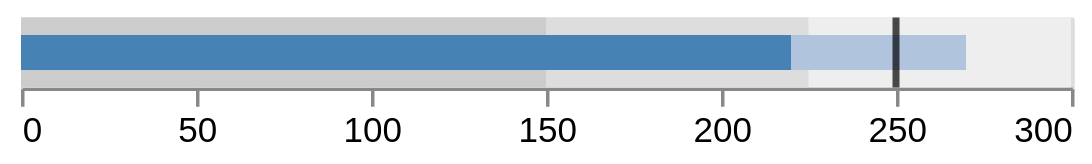

Vega-Lite specification for this chart:
### Vega specification from a JSON file in a GitHub repository (floating-point values rounded to 4 significant figures)
{"$schema": "https://vega.github.io/schema/vega/v5.json", "background": "white", "padding": 5, "width": 300, "height": 20, "style": "cell", "data": [{"name": "source_0", "values": [{"title": "Revenue", "subtitle": "US$, in thousands", "ranges": [150, 225, 300], "measures": [220, 270], "markers": [250]}]}, {"name": "data_0", "source": "source_0", "transform": [{"type": "formula", "expr": "datum[\"ranges\"] && datum[\"ranges\"][\"2\"]", "as": "ranges.2"}, {"type": "formula", "expr": "datum[\"ranges\"] && datum[\"ranges\"][\"1\"]", "as": "ranges.1"}, {"type": "formula", "expr": "datum[\"ranges\"] && datum[\"ranges\"][\"0\"]", "as": "ranges.0"}, {"type": "formula", "expr": "datum[\"measures\"] && datum[\"measures\"][\"1\"]", "as": "measures.1"}, {"type": "formula", "expr": "datum[\"measures\"] && datum[\"measures\"][\"0\"]", "as": "measures.0"}, {"type": "formula", "expr": "datum[\"markers\"] && datum[\"markers\"][\"0\"]", "as": "markers.0"}]}, {"name": "data_1", "source": "data_0", "transform": [{"type": "stack", "groupby": [], "field": "ranges\\.2", "sort": {"field": [], "order": []}, "as": ["ranges.2._start", "ranges.2._end"], "offset": "zero"}, {"type": "filter", "expr": "isValid(datum[\"ranges.2\"]) && isFinite(+datum[\"ranges.2\"])"}]}, {"name": "data_2", "source": "data_0", "transform": [{"type": "stack", "groupby": [], "field": "ranges\\.1", "sort": {"field": [], "order": []}, "as": ["ranges.1._start", "ranges.1._end"], "offset": "zero"}, {"type": "filter", "expr": "isValid(datum[\"ranges.1\"]) && isFinite(+datum[\"ranges.1\"])"}]}, {"name": "data_3", "source": "data_0", "transform": [{"type": "stack", "groupby": [], "field": "ranges\\.0", "sort": {"field": [], "order": []}, "as": ["ranges.0._start", "ranges.0._end"], "offset": "zero"}, {"type": "filter", "expr": "isValid(datum[\"ranges.0\"]) && isFinite(+datum[\"ranges.0\"])"}]}, {"name": "data_4", "source": "data_0", "transform": [{"type": "stack", "groupby": [], "field": "measures\\.1", "sort": {"field": [], "order": []}, "as": ["measures.1._start", "measures.1._end"], "offset": "zero"}, {"type": "filter", "expr": "isValid(datum[\"measures.1\"]) && isFinite(+datum[\"measures.1\"])"}]}, {"name": "data_5", "source": "data_0", "transform": [{"type": "stack", "groupby": [], "field": "measures\\.0", "sort": {"field": [], "order": []}, "as": ["measures.0._start", "measures.0._end"], "offset": "zero"}, {"type": "filter", "expr": "isValid(datum[\"measures.0\"]) && isFinite(+datum[\"measures.0\"])"}]}, {"name": "data_6", "source": "data_0", "transform": [{"type": "filter", "expr": "isValid(datum[\"markers.0\"]) && isFinite(+datum[\"markers.0\"])"}]}], "signals": [{"name": "height", "value": 20, "bind": {"input": "range", "min": 1, "max": 100, "step": 1}}, {"name": "innerBarSize", "update": "height/2"}], "marks": [{"name": "layer_0_marks", "type": "rect", "style": ["bar"], "from": {"data": "data_1"}, "encode": {"update": {"fill": {"value": "#eee"}, "ariaRoleDescription": {"value": "bar"}, "description": {"signal": "\"ranges[2]: \" + (format(datum[\"ranges.2\"], \"\"))"}, "x": {"scale": "x", "field": "ranges\\.2\\._end"}, "x2": {"scale": "x", "field": "ranges\\.2\\._start"}, "yc": {"signal": "height", "mult": 0.5}, "height": {"signal": "height"}}}}, {"name": "layer_1_marks", "type": "rect", "style": ["bar"], "from": {"data": "data_2"}, "encode": {"update": {"fill": {"value": "#ddd"}, "ariaRoleDescription": {"value": "bar"}, "description": {"signal": "\"ranges[1]: \" + (format(datum[\"ranges.1\"], \"\"))"}, "x": {"scale": "x", "field": "ranges\\.1\\._end"}, "x2": {"scale": "x", "field": "ranges\\.1\\._start"}, "yc": {"signal": "height", "mult": 0.5}, "height": {"signal": "height"}}}}, {"name": "layer_2_marks", "type": "rect", "style": ["bar"], "from": {"data": "data_3"}, "encode": {"update": {"fill": {"value": "#ccc"}, "ariaRoleDescription": {"value": "bar"}, "description": {"signal": "\"ranges[0]: \" + (format(datum[\"ranges.0\"], \"\"))"}, "x": {"scale": "x", "field": "ranges\\.0\\._end"}, "x2": {"scale": "x", "field": "ranges\\.0\\._start"}, "yc": {"signal": "height", "mult": 0.5}, "height": {"signal": "height"}}}}, {"name": "layer_3_marks", "type": "rect", "style": ["bar"], "from": {"data": "data_4"}, "encode": {"update": {"fill": {"value": "lightsteelblue"}, "ariaRoleDescription": {"value": "bar"}, "description": {"signal": "\"measures[1]: \" + (format(datum[\"measures.1\"], \"\"))"}, "x": {"scale": "x", "field": "measures\\.1\\._end"}, "x2": {"scale": "x", "field": "measures\\.1\\._start"}, "yc": {"signal": "height", "mult": 0.5}, "height": {"signal": "innerBarSize"}}}}, {"name": "layer_4_marks", "type": "rect", "style": ["bar"], "from": {"data": "data_5"}, "encode": {"update": {"fill": {"value": "steelblue"}, "ariaRoleDescription": {"value": "bar"}, "description": {"signal": "\"measures[0]: \" + (format(datum[\"measures.0\"], \"\"))"}, "x": {"scale": "x", "field": "measures\\.0\\._end"}, "x2": {"scale": "x", "field": "measures\\.0\\._start"}, "yc": {"signal": "height", "mult": 0.5}, "height": {"signal": "innerBarSize"}}}}, {"name": "layer_5_marks", "type": "rect", "style": ["tick"], "from": {"data": "data_6"}, "encode": {"update": {"opacity": {"value": 0.7}, "fill": {"value": "black"}, "ariaRoleDescription": {"value": "tick"}, "description": {"signal": "\"markers[0]: \" + (format(datum[\"markers.0\"], \"\"))"}, "yc": {"signal": "height", "mult": 0.5}, "height": {"signal": "height"}, "xc": {"scale": "x", "field": "markers\\.0"}, "width": {"value": 2}}}}], "scales": [{"name": "x", "type": "linear", "domain": {"fields": [{"data": "data_1", "field": "ranges\\.2\\._start"}, {"data": "data_1", "field": "ranges\\.2\\._end"}, {"data": "data_2", "field": "ranges\\.1\\._start"}, {"data": "data_2", "field": "ranges\\.1\\._end"}, {"data": "data_3", "field": "ranges\\.0\\._start"}, {"data": "data_3", "field": "ranges\\.0\\._end"}, {"data": "data_4", "field": "measures\\.1\\._start"}, {"data": "data_4", "field": "measures\\.1\\._end"}, {"data": "data_5", "field": "measures\\.0\\._start"}, {"data": "data_5", "field": "measures\\.0\\._end"}, {"data": "data_6", "field": "markers\\.0"}]}, "range": [0, {"signal": "width"}], "nice": false, "zero": true}], "axes": [{"scale": "x", "orient": "bottom", "grid": true, "tickCount": {"signal": "ceil(width/40)"}, "domain": false, "labels": false, "aria": false, "maxExtent": 0, "minExtent": 0, "ticks": false, "zindex": 0}, {"scale": "x", "orient": "bottom", "grid": false, "labelFlush": true, "labelOverlap": true, "tickCount": {"signal": "ceil(width/40)"}, "zindex": 0}]}
